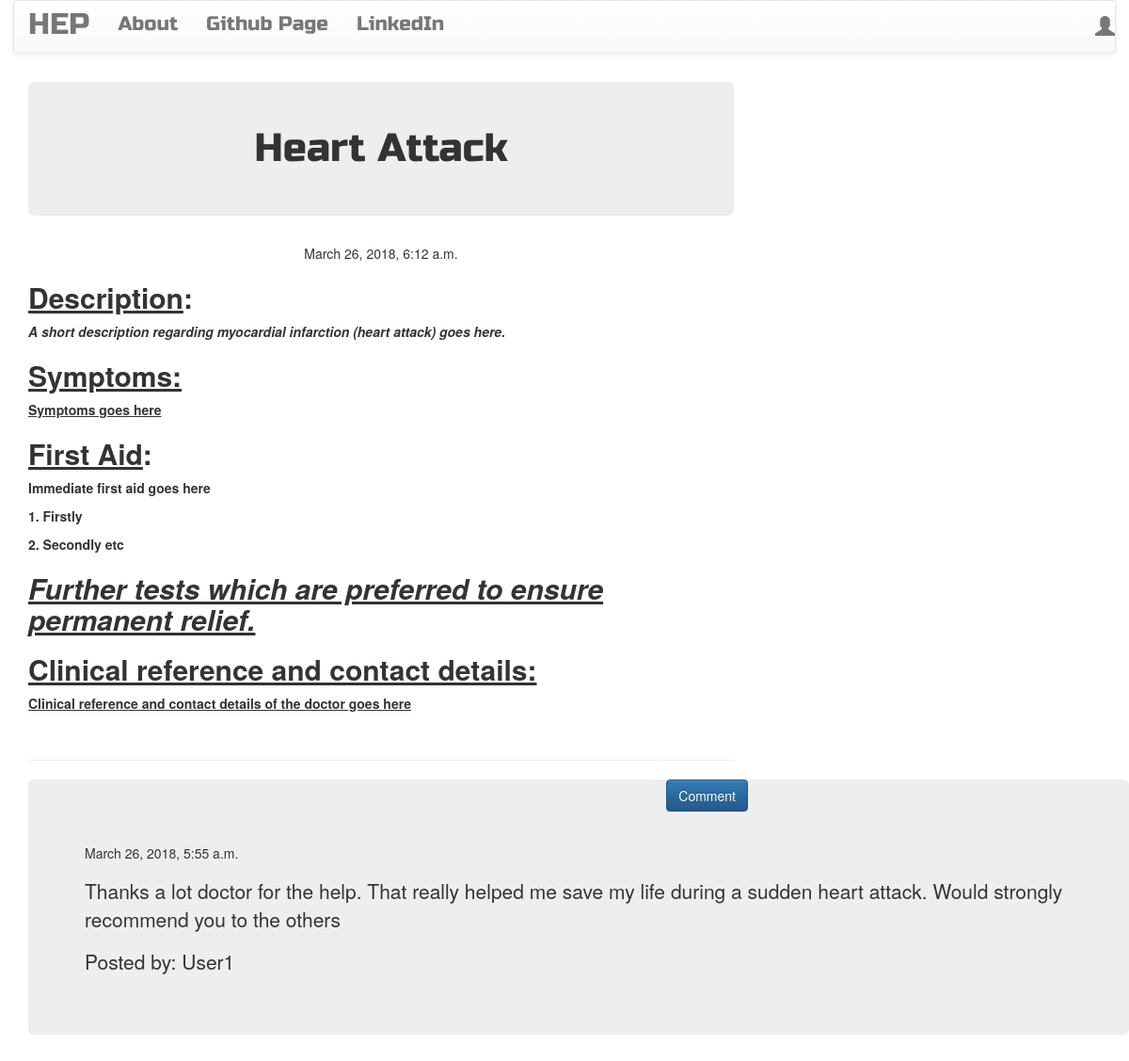
Page /post/7 on the committed database.
### blog/models.py (models this page shows, shortened)
class Post(models.Model):
    author = models.ForeignKey('auth.User')
    title = models.CharField(max_length=260)
    text = models.TextField()
    created_date = models.DateTimeField(default = timezone.now)
    published_date = models.DateTimeField(blank=True,null=True)

class Comment(models.Model):
    post = models.ForeignKey('blog.Post',related_name='comments')
    author = models.CharField(max_length=200)
    text = models.TextField()
    created_date = models.DateTimeField(default = timezone.now())
    approved_comment = models.BooleanField(default = False)

### blog/views.py (the view)
# urls.py: url(r'^post/(?P<pk>\d+)$', views.PostDetailView.as_view(),name='post_detail'),
class PostDetailView(DetailView):
    model = Post

### blog/templates/blog/post_detail.html (shortened to what this page needs)
{% extends "blog/base.html" %}
{% block content %}
<h1 class="posttitle loader jumbotron">{{post.title}}</h1>
{% if post.published_date %}
<div class="date postdate">
{{post.published_date}}
</div>
{% else %}
<a class="btn btn-default" href="{% url 'post_publish' pk=post.pk %}">Publish</a>
{% endif %}
<p class="postcontent">{{post.text|safe|linebreaksbr}}</p>
<hr>
<a class="btn btn-primary btn-comment"  href="{% url 'add_comment_to_post' pk=post.pk %}">Comment</a>
<div class="container jumbotron">
{% for comment in post.comments.all %}
<br>
{% if user.is_authenticated or comment.approved_comment %}
{{comment.created_date}}
    <p style="color:white">{{comment.text|safe|linebreaksbr}}</p>
    <p>Posted by: {{comment.author}}</p>
{% endif %}
{% empty %}
<p>No Comments</p>
{% endfor %}
</div>
{% endblock %}

### blog/static/css/blog.css (style rules this page uses)
.loader { filter:hue-rotate(0deg); color:linear-gradient(45deg,#0f8,#08f); animation:hue 10000ms infinite linear; }
.postdate { text-align: center; }
.posttitle { font-family: 'Russo One',sans-serif; font-size: 3em; text-align: center; }
.postcontent { font-family: 'Montserrat'; font-size: 1.5em; }
.btn-comment { position: absolute; right: 0px; }
body { background-color: white; }
body { height: 100%; width: 100%; display: -webkit-box; display: -ms-flexbox; display: flex; -webkit-box-orient: vertical; -webkit-box-direction: normal; -ms-flex-direction: column; flex-direction: column; -webkit-box-pack: center; -ms-flex-pack: center; justify-content: center; -webkit-box-align: center; -ms-flex-align: center; align-items: center; }

### rows in the picture
Post: title "Heart Attack", published_date "March 26, 2018, 6:12 a.m.", text "Description : A short description regarding myocardial infarction (heart attack) goes here. Symptoms: Symptoms goes here First Aid : Immediate first aid goes here 1. Firstly 2. Secondly etc Further tests which are preferred to ensure permanent relief. Clinical reference and contact details: Clinical reference and contact details of the doctor goes here"
Comment: created_date "March 26, 2018, 5:55 a.m.", text "Thanks a lot doctor for the help. That really helped me save my life during a sudden heart attack. Would strongly recommend you to the others", author "User1"
